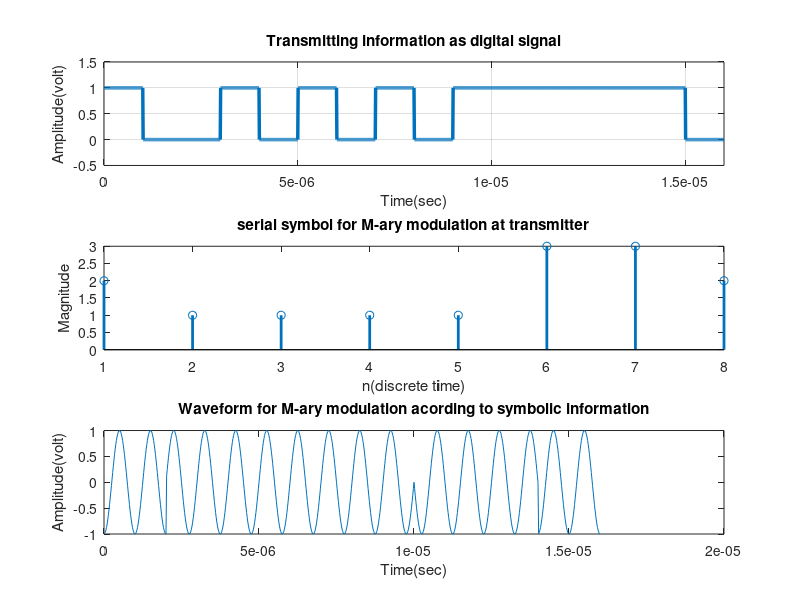
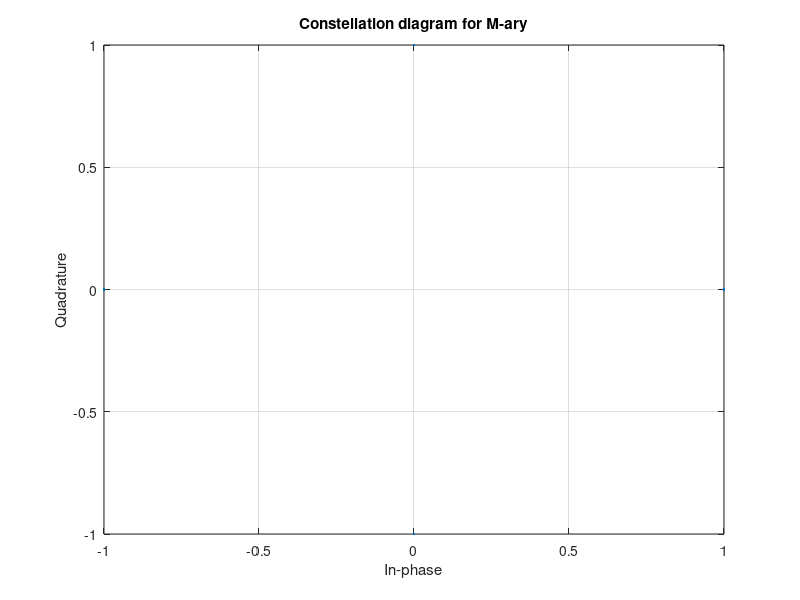
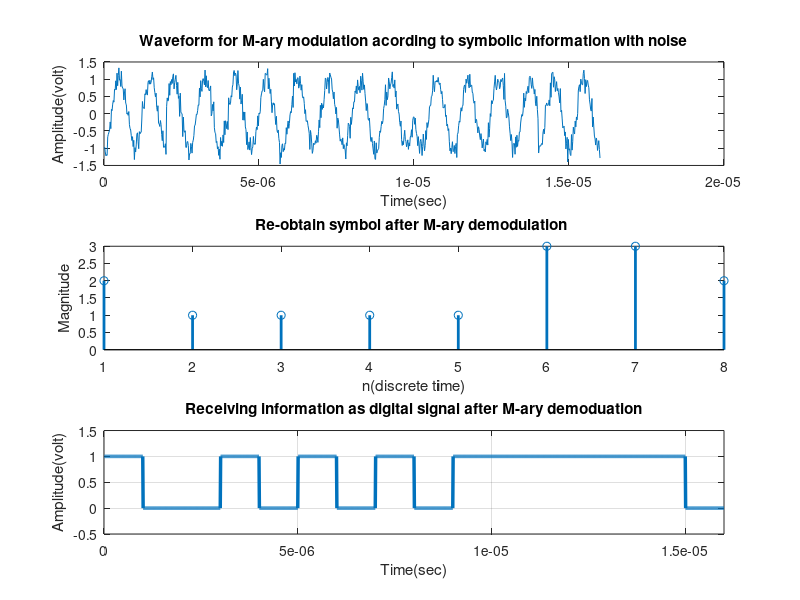

These charts were generated, in order, by the following MATLAB code:
clc;
clear;
close all;
 
M=4;
nbit=16;                
msg=round(rand(nbit,1));
disp('Binary information at transmitter ');
disp(msg);
fprintf('\n');
 
x=msg;
bp=.000001;             
bit=[]; 
for n=1:1:length(x)
    if x(n)==1
       se=ones(1,100);
    elseif x(n)==0
        se=zeros(1,100);
    end
     bit=[bit se];
end
 
t1=bp/100:bp/100:100*length(x)*(bp/100);
 
figure(1)
subplot(3,1,1);
plot(t1,bit,'lineWidth',2.5);grid on;
axis([ 0 bp*length(x) -.5 1.5]);
ylabel('Amplitude(volt)');
xlabel('Time(sec)');
title('Transmitting information as digital signal');
 
msg_reshape=reshape(msg,log2(M),nbit/log2(M))';
disp('Information are reshaped for convert symbolic form');
disp(msg_reshape);
fprintf('\n');
 
size(msg_reshape);
for j=1:1:nbit/log2(M)
   for i=1:1:log2(M)
       a(j,i)=num2str(msg_reshape(j,i));
   end
end
 
as=bin2dec(a);
ass=as';
figure(1)
subplot(3,1,2);
stem(ass,'Linewidth',2.0);
title('serial symbol for M-ary modulation at transmitter');
xlabel('n(discrete time)');
ylabel('Magnitude');
 
disp('Symbolic form information for M-ary');
disp(ass);
fprintf('\n');
 
x1=[0:M-1];
p=pskmod(ass,M);
sym=0:1:M-1;    
pp=pskmod(sym,M);
scatterplot(pp),grid on;
title('Constellation diagram for M-ary');
 
RR=real(p);
II=imag(p);
sp=bp*2;                                   
sr=1/sp;                           
f=sr*2;
t=sp/100:sp/100:sp;
ss=length(t);
m=[];
for k=1:1:length(RR)
    yr=RR(k)*cos(2*pi*f*t);        
    yim=II(k)*sin(2*pi*f*t);       
    y=yr+yim;
    m=[m y];
end
 
tt=sp/100:sp/100:sp*length(RR);
 
figure(1);
subplot(3,1,3);
plot(tt,m);
title('Waveform for M-ary modulation acording to symbolic information');
xlabel('Time(sec)');
ylabel('Amplitude(volt)');
 
figure(3);
om=awgn(m,15);
subplot(3,1,1);
plot(tt,om);
title('Waveform for M-ary modulation acording to symbolic information with noise');
xlabel('Time(sec)');
ylabel('Amplitude(volt)');
 
% M-array QAM demodulation
m1=[];
m2=[];
for n=ss:ss:length(m)
  t=sp/100:sp/100:sp;
  y1=cos(2*pi*f*t);  
  y2=sin(2*pi*f*t);  
  mm1=y1.*m((n-(ss-1)):n);                                    
  mm2=y2.*m((n-(ss-1)):n);                                    
  z1=trapz(t,mm1);   
  z2=trapz(t,mm2) ;  
  zz1=round(2*z1/sp);
  zz2=round(2*z2/sp);
  m1=[m1 zz1];
  m2=[m2 zz2];
end
 
clear i;
clear j;
for (k=1:1:length(m1))  
gt(k)=m1(k)+j*m2(k);
end
 
ax=pskdemod(gt,M);
subplot(3,1,2);
stem(ax,'linewidth',2);
title('Re-obtain symbol after M-ary demodulation ');
xlabel('n(discrete time)');
ylabel('Magnitude');
 
disp('Re-obtain symbol after M-ary demodulation ');
disp(ax);
fprintf('\n');
 
bi_in=dec2bin(ax);
[row col]=size(bi_in);
p=1;
 for(i=1:1:row)
     for(j=1:1:col)
         re_bi_in(p)=str2num(bi_in(i,j));
         p=p+1;
     end
 end
 
disp('re-obtain binary information after M-ary demodulation');
disp(re_bi_in')
fprintf('\n');
 
x=re_bi_in;
bp=.000001;                                                    
bit=[]; 
for n=1:1:length(x)
    if x(n)==1
       se=ones(1,100);
    elseif x(n)==0
        se=zeros(1,100);
    end
     bit=[bit se];
end
 
t1=bp/100:bp/100:100*length(x)*(bp/100);
 
subplot(3,1,3);
plot(t1,bit,'lineWidth',2.5);grid on;
axis([ 0 bp*length(x) -.5 1.5]);
ylabel('Amplitude(volt)');
xlabel('Time(sec)');
title('Receiving information as digital signal after M-ary demoduation');
